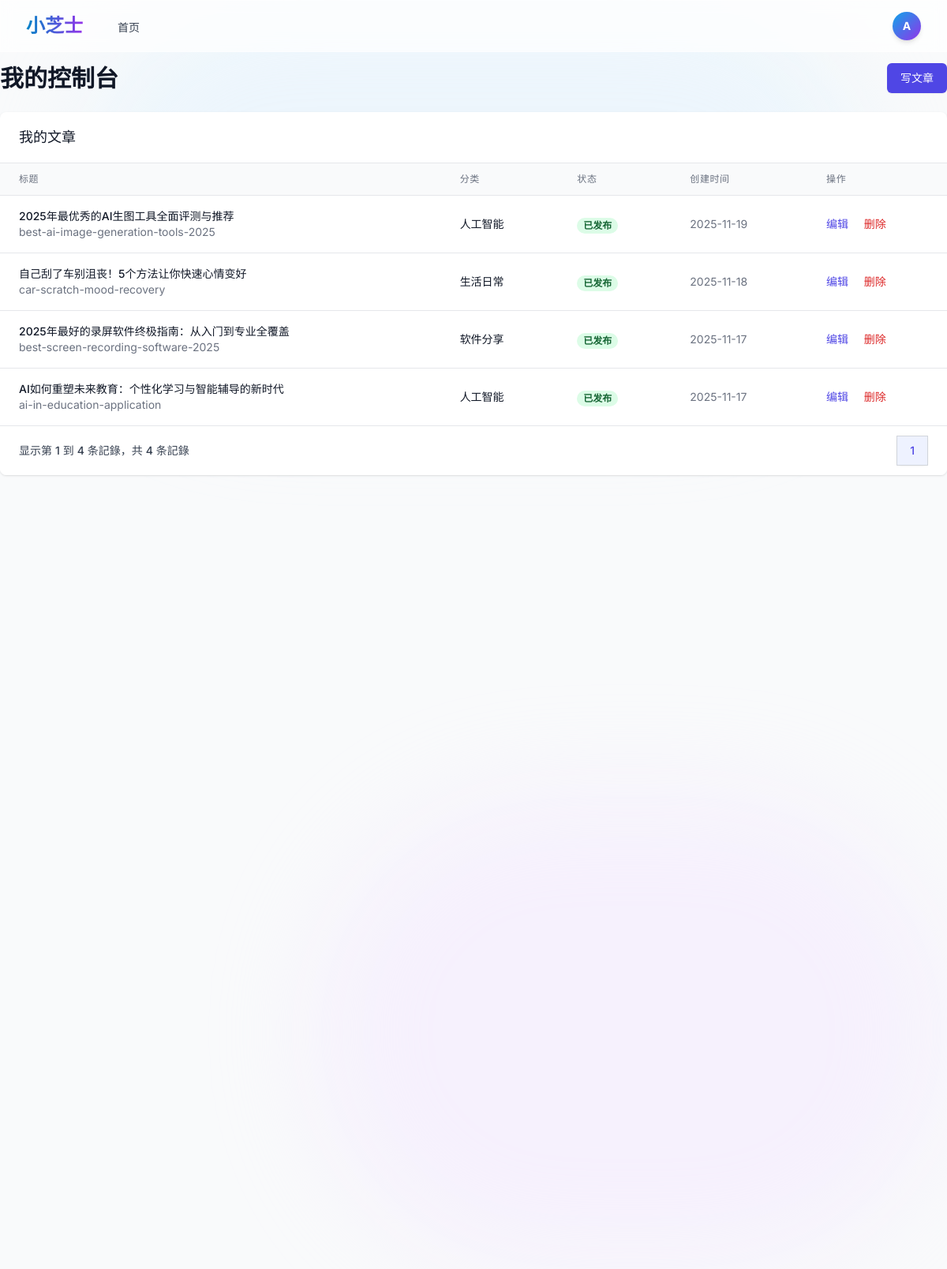
The app's page /dashboard (signed in) with its own data.
### app/models/__init__.py (models this page shows, shortened)
class User(UserMixin, db.Model):
    __tablename__ = 'users'
    id = db.Column(db.Integer, primary_key=True)
    username = db.Column(db.String(80), unique=True, nullable=False)
    email = db.Column(db.String(120), unique=True, nullable=False)
    password_hash = db.Column(db.String(255), nullable=False)
    first_name = db.Column(db.String(50), nullable=True)
    last_name = db.Column(db.String(50), nullable=True)
    bio = db.Column(db.Text, nullable=True)
    avatar = db.Column(db.String(255), nullable=True)
    role = db.Column(db.String(20), default='user')  # user, editor, admin
    is_active = db.Column(db.Boolean, default=True)
    created_at = db.Column(db.DateTime, default=datetime.utcnow)
    updated_at = db.Column(db.DateTime, default=datetime.utcnow, onupdate=datetime.utcnow)
    posts = db.relationship('Post', backref='author', lazy=True, foreign_keys='Post.user_id')
    comments = db.relationship('Comment', backref='author', lazy=True, foreign_keys='Comment.user_id')

class Post(db.Model):
    __tablename__ = 'posts'
    id = db.Column(db.Integer, primary_key=True)
    title = db.Column(db.String(200), nullable=False)
    slug = db.Column(db.String(200), unique=True, nullable=False)
    content = db.Column(db.Text, nullable=False)
    excerpt = db.Column(db.Text, nullable=True)
    featured_image = db.Column(db.String(255), nullable=True)
    status = db.Column(db.String(20), default='draft')  # draft, published, archived
    view_count = db.Column(db.Integer, default=0)
    user_id = db.Column(db.Integer, db.ForeignKey('users.id'), nullable=False)
    category_id = db.Column(db.Integer, db.ForeignKey('categories.id'), nullable=True)
    published_at = db.Column(db.DateTime, nullable=True)
    created_at = db.Column(db.DateTime, default=datetime.utcnow)
    updated_at = db.Column(db.DateTime, default=datetime.utcnow, onupdate=datetime.utcnow)
    seo_title = db.Column(db.String(200), nullable=True)
    seo_description = db.Column(db.Text, nullable=True)
    seo_keywords = db.Column(db.Text, nullable=True)
    seo_og_image = db.Column(db.String(255), nullable=True)
    comments = db.relationship('Comment', backref='post', lazy=True)

class Category(db.Model):
    __tablename__ = 'categories'
    id = db.Column(db.Integer, primary_key=True)
    name = db.Column(db.String(100), unique=True, nullable=False)
    slug = db.Column(db.String(100), unique=True, nullable=False)
    description = db.Column(db.Text, nullable=True)
    parent_id = db.Column(db.Integer, db.ForeignKey('categories.id'), nullable=True)
    created_at = db.Column(db.DateTime, default=datetime.utcnow)
    seo_title = db.Column(db.String(200), nullable=True)
    seo_description = db.Column(db.Text, nullable=True)
    seo_keywords = db.Column(db.Text, nullable=True)
    parent = db.relationship('Category', remote_side=[id], backref='subcategories')
    posts = db.relationship('Post', backref='category', lazy=True)

### app/main/__init__.py (the view)
@bp.route('/dashboard')
@login_required
def dashboard():
    page = request.args.get('page', 1, type=int)
    posts = Post.query.filter_by(user_id=current_user.id).order_by(Post.created_at.desc()).paginate(
        page=page, per_page=10, error_out=False)
    return render_template('main/dashboard.html', posts=posts)

### app/utils/seo.py (called while the page is built)
def get_seo_settings():
    return SeoSetting.query.first()

def register_seo_functions(app):
    @app.context_processor
    def inject_seo_functions():
        return dict(
            get_post_seo_data=get_post_seo_data,
            get_category_seo_data=get_category_seo_data,
            get_search_seo_data=get_search_seo_data,
            generate_meta_tags=generate_meta_tags
        )

### app/templates/main/dashboard.html (shortened to what this page needs)
{% extends "base.html" %}
{% block content %}
<div class="max-w-7xl mx-auto">
    <div class="md:flex md:items-center md:justify-between mb-6">
        <div class="flex-1 min-w-0">
            <h2 class="text-2xl font-bold leading-7 text-gray-900 sm:text-3xl sm:truncate">
                我的控制台
            </h2>
        </div>
        <div class="mt-4 flex md:mt-0 md:ml-4">
            <a href="{{ url_for('main.create_post') }}" class="ml-3 inline-flex items-center px-4 py-2 border border-transparent rounded-md shadow-sm text-sm font-medium text-white bg-indigo-600 hover:bg-indigo-700 focus:outline-none focus:ring-2 focus:ring-offset-2 focus:ring-indigo-500">
                写文章
            </a>
        </div>
    </div>
    <div class="bg-white shadow overflow-hidden sm:rounded-lg">
        <div class="px-4 py-5 sm:px-6">
            <h3 class="text-lg leading-6 font-medium text-gray-900">我的文章</h3>
        </div>
        <div class="border-t border-gray-200">
            <div class="overflow-x-auto">
                <table class="min-w-full divide-y divide-gray-200">
                    <thead class="bg-gray-50">
                        <tr>
                            <th scope="col" class="px-6 py-3 text-left text-xs font-medium text-gray-500 uppercase tracking-wider">
                                标题
                            </th>
                            <th scope="col" class="px-6 py-3 text-left text-xs font-medium text-gray-500 uppercase tracking-wider">
                                分类
                            </th>
                            <th scope="col" class="px-6 py-3 text-left text-xs font-medium text-gray-500 uppercase tracking-wider">
                                状态
                            </th>
                            <th scope="col" class="px-6 py-3 text-left text-xs font-medium text-gray-500 uppercase tracking-wider">
                                创建时间
                            </th>
                            <th scope="col" class="px-6 py-3 text-left text-xs font-medium text-gray-500 uppercase tracking-wider">
                                操作
                            </th>
                        </tr>
                    </thead>
                    <tbody class="bg-white divide-y divide-gray-200">
                        {% for post in posts.items %}
                        <tr>
                            <td class="px-6 py-4 whitespace-nowrap">
                                <div class="text-sm font-medium text-gray-900">
                                    {{ post.title }}
                                </div>
                                <div class="text-sm text-gray-500">
                                    {{ post.slug }}
                                </div>
                            </td>
                            <td class="px-6 py-4 whitespace-nowrap">
                                <div class="text-sm text-gray-900">
                                    {{ post.category.name if post.category else '未分类' }}
                                </div>
                            </td>
                            <td class="px-6 py-4 whitespace-nowrap">
                                {% if post.status == 'published' %}
                                <span class="px-2 inline-flex text-xs leading-5 font-semibold rounded-full bg-green-100 text-green-800">
                                    已发布
                                </span>
                                {% elif post.status == 'draft' %}
                                <span class="px-2 inline-flex text-xs leading-5 font-semibold rounded-full bg-yellow-100 text-yellow-800">
                                    草稿
                                </span>
                                {% else %}
                                <span class="px-2 inline-flex text-xs leading-5 font-semibold rounded-full bg-gray-100 text-gray-800">
                                    已归档
                                </span>
                                {% endif %}
                            </td>
                            <td class="px-6 py-4 whitespace-nowrap text-sm text-gray-500">
                                {{ post.created_at.strftime('%Y-%m-%d') }}
                            </td>
                            <td class="px-6 py-4 whitespace-nowrap text-sm font-medium">
                                <a href="{{ url_for('main.edit_post', id=post.id) }}" class="text-indigo-600 hover:text-indigo-900">
                                    编辑
                                </a>
                                <a href="#" onclick="if(confirm('确定要删除文章 {{ post.title }} 吗？')) { document.getElementById('delete-form-{{ post.id }}').submit(); }" class="ml-4 text-red-600 hover:text-red-900">
                                    删除
                                </a>
                            </td>
                        </tr>
                        {% endfor %}
                    </tbody>
                </table>
            </div>
            <div class="bg-white px-4 py-3 flex items-center justify-between border-t border-gray-200 sm:px-6">
                <div class="hidden sm:flex-1 sm:flex sm:items-center sm:justify-between">
                    <div>
                        <p class="text-sm text-gray-700">
                            显示第 <span class="font-medium">{{ (posts.page - 1) * posts.per_page + 1 }}</span> 到 <span class="font-medium">{{ [posts.page * posts.per_page, posts.total]|min }}</span> 条記錄，共 <span class="font-medium">{{ posts.total }}</span> 条記錄
                        </p>
                    </div>
                    <div>
                        <nav class="relative z-0 inline-flex rounded-md shadow-sm -space-x-px" aria-label="Pagination">
                            {% for page_num in posts.iter_pages() %}
                                {% if page_num %}
                                    {% if page_num != posts.page %}
                                    <a href="{{ url_for('main.dashboard', page=page_num) }}" class="relative inline-flex items-center px-4 py-2 border border-gray-300 bg-white text-sm font-medium text-gray-700 hover:bg-gray-50">
                                        {{ page_num }}
                                    </a>
                                    {% else %}
                                    <span class="relative inline-flex items-center px-4 py-2 border border-gray-300 bg-indigo-50 text-sm font-medium text-indigo-600">
                                        {{ page_num }}
                                    </span>
                                    {% endif %}
                                {% else %}
                                <span class="relative inline-flex items-center px-4 py-2 border border-gray-300 bg-white text-sm font-medium text-gray-700">
                                    …
                                </span>
                                {% endif %}
                            {% endfor %}
                        </nav>
                    </div>
                </div>
            </div>
        </div>
    </div>
</div>
{% endblock %}

### app/templates/base.html (shortened to what this page needs)
<!DOCTYPE html>
<html lang="zh-CN">
<head>
    <script src="https://cdn.tailwindcss.com?plugins=typography,forms,line-clamp"></script>
    <link rel="stylesheet" href="{{ url_for('static', filename='css/style.css') }}">
    <link rel="stylesheet" href="{{ url_for('static', filename='css/card-styles.css') }}">
</head>
<body class="bg-gray-50 font-sans text-gray-800 antialiased selection:bg-primary-500 selection:text-white">
    <div class="fixed inset-0 -z-10 overflow-hidden">
        <div
            class="absolute bottom-0 right-0 w-[800px] h-[600px] bg-purple-100 rounded-full blur-3xl opacity-50 pointer-events-none">
        </div>
    </div>
    <nav class="fixed w-full z-50 top-0 transition-all duration-300 glass">
        <div class="max-w-7xl mx-auto px-4 sm:px-6 lg:px-8">
            <div class="flex justify-between h-16">
                <div class="flex items-center">
                    <div class="flex-shrink-0 flex items-center">
                        <a href="{{ url_for('main.index') }}"
                            class="text-2xl font-bold bg-clip-text text-transparent bg-gradient-to-r from-primary-600 to-purple-600 hover:opacity-80 transition-opacity">
                        </a>
                    </div>
                    <div class="hidden md:ml-10 md:flex md:space-x-8">
                        <a href="{{ url_for('main.index') }}"
                            class="text-gray-700 hover:text-primary-600 inline-flex items-center px-1 pt-1 text-sm font-medium transition-colors relative group">
                            首页
                        </a>
                    </div>
                </div>
                <div class="flex items-center space-x-4">
                    <div class="flex items-center">
                        {% if current_user.is_authenticated %}
                        <div class="relative ml-3 group">
                            <button
                                class="flex items-center max-w-xs text-sm rounded-full focus:outline-none focus:ring-2 focus:ring-offset-2 focus:ring-primary-500 transition-transform transform group-hover:scale-105">
                                <div
                                    class="h-9 w-9 rounded-full bg-gradient-to-br from-primary-500 to-purple-600 text-white flex items-center justify-center font-bold shadow-md">
                                    {{ current_user.username[0].upper() }}
                                </div>
                            </button>
                        </div>
                        {% endif %}
                    </div>
                </div>
            </div>
        </div>
    </nav>
    <main class="pt-20 pb-12 min-h-screen relative z-0">
        {% block content %}{% endblock %}
    </main>
</body>
</html>

### app/static/css/style.css (style rules this page uses)
.glass { background: rgba(255, 255, 255, 0.7); backdrop-filter: blur(10px); -webkit-backdrop-filter: blur(10px); border: 1px solid rgba(255, 255, 255, 0.3); }

### records on screen
User: username "A"
Post: title "2025年最优秀的AI生图工具全面评测与推荐", slug "best-ai-image-generation-tools-2025", category "人工智能", status "已发布", created_at "2025-11-19"
Post: title "自己刮了车别沮丧！5个方法让你快速心情变好", slug "car-scratch-mood-recovery", category "生活日常", status "已发布", created_at "2025-11-18"
Post: title "2025年最好的录屏软件终极指南：从入门到专业全覆盖", slug "best-screen-recording-software-2025", category "软件分享", status "已发布", created_at "2025-11-17"
Post: title "AI如何重塑未来教育：个性化学习与智能辅导的新时代", slug "ai-in-education-application", category "人工智能", status "已发布", created_at "2025-11-17"

### other values on screen
{{ (posts.page - 1) * posts.per_page + 1 }} "1"
{{ [posts.page * posts.per_page, posts.total]|min }} "4"
{{ posts.total }} "4"
{{ page_num }} "1"
